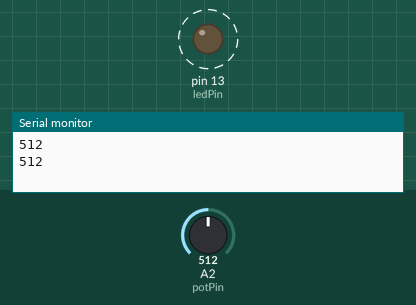
The sketch below on a simulated Arduino Uno, built with avr-gcc and run on an emulated ATmega328P. Parts: output pins drawn as LEDs (lit = HIGH), the last lines printed to the serial monitor. Dashed ring = blinking. Inputs (shaded band) come from the test bench; at power-on: A2 (potPin) = 512.

Above: at 1.8 s.
1.9 s: A2 (potPin) set to 306
At 2.2 s:
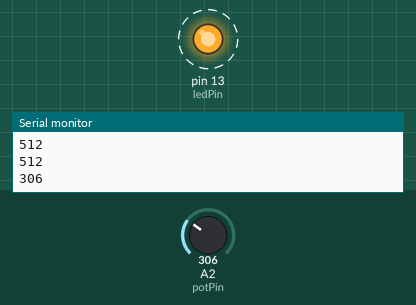
5.4 s: A2 (potPin) set to 122
At 5.56 s:
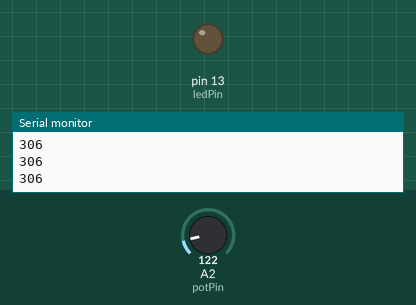
Timing chart, 0 to 14.9 s (numbered marks = the images above; inputs shaded):
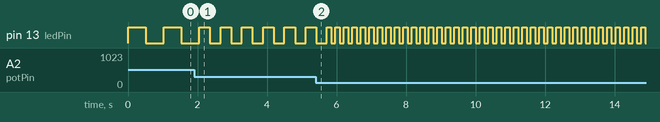

Measured:
- after the input at 1.9 s, pin 13 (ledPin): alternates HIGH for 0.31 s and LOW for 0.31 s, starting after 0.46 s
- by itself, pin 13 (ledPin): alternates HIGH for 0.51 s and LOW for 0.51 s

The sketch:

ProgrammingPotmeterLed.ino
```cpp
int potPin = 2;               //potmeter pin
int ledPin = LED_BUILTIN;     //Ingebouwde LED pin
int potVal = 0;               //Waarde van de potmeter

void setup() {
  Serial.begin(9600);         //stel de seriele moter in
  pinMode(ledPin, OUTPUT);    //stel de ledpin in als uitvoer
}

void loop() {
  potVal = analogRead(potPin);  //lees de analoge waarde van de potmeter
  Serial.println(potVal);       //toon de waarde in de seriele monitor

  digitalWrite(ledPin, HIGH);   //zet de ingebouwde led aan
  delay(potVal);                //pauzeer de waarde van de potmeter

  digitalWrite(ledPin, LOW);    //zet de ingebwouwde led uit
  delay(potVal);                //pauzeer de waaarde van de potmeter

  }
```
